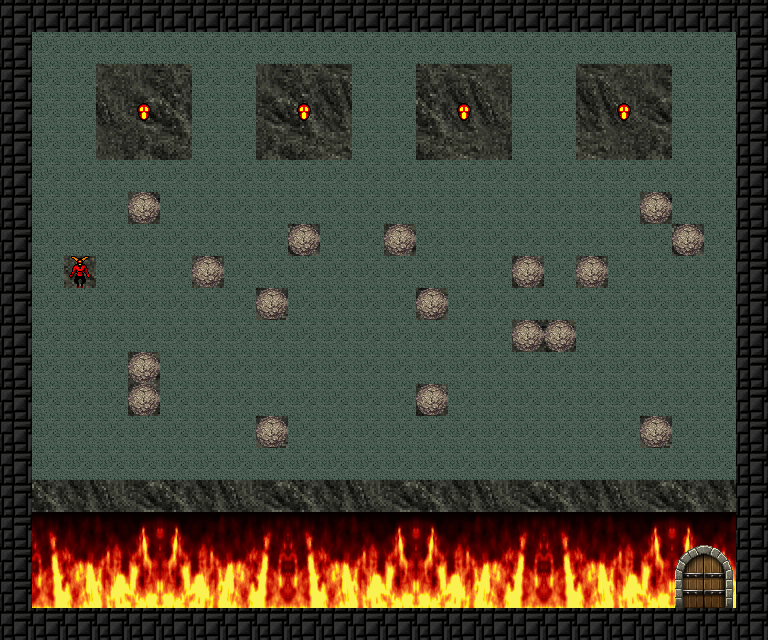

A 2D game scene composited from a Tiled map and its tileset images. What follows is a short description and the map's XML, with each tile layer's data collapsed to a summary:
An orthogonal 24x20 tile map with 32x32 px tiles, 8 tile layers (Background, BurningFlames, Gate, Walls, ...), 2 tilesets and 2 objects (Camera, WorldBoundingBox).

<map version="1.5" tiledversion="1.5.0" orientation="orthogonal" renderorder="right-down" compressionlevel="0" width="24" height="20" tilewidth="32" tileheight="32" infinite="0" nextlayerid="49" nextobjectid="2187">
 <editorsettings>
  <chunksize width="37" height="37" />
 </editorsettings>
 <properties>
  <property name="BACKGROUND_TEXTURE" value="background1" />
  <property name="FRAME_DURATION" type="float" value="0.6" />
  <property name="LEVEL_TIMEOUT" type="float" value="50" />
  <property name="LEVEL_TITLE" value="" />
  <property name="MAIN_CAMERA" type="object" value="2114" />
  <property name="MUSIC" value="game_music3" />
  <property name="PLAYER_START" type="object" value="0" />
  <property name="REQUIRED_DIAMOND" type="int" value="18" />
 </properties>
 <tileset firstgid="1" source="../tilesets/tileset.tsx" />
 <tileset firstgid="41" name="background" tilewidth="800" tileheight="600" tilecount="1" columns="1">
  <image source="../textures/GameBackground.png" width="800" height="600" />
 </tileset>
 <group id="45" name="Groupe 2">
  <group id="40" name="Groupe 1">
   <properties>
    <property name="OBJECT_REFERN" type="object" value="0" />
   </properties>
   <layer id="39" name="Background" width="24" height="20">
    <properties>
     <property name="DISPLACEMENT_RATIO_X" type="float" value="0.5" />
     <property name="DISPLACEMENT_RATIO_Y" type="float" value="0.5" />
     <property name="DYNAMIC_PARTICLES" type="bool" value="false" />
     <property name="DYNAMIC_VERTICES" type="bool" value="false" />
     <property name="HEIGHT_BITS_MODE" type="bool" value="true" />
    </properties>
    <data>[480 cells, 30 non-empty, 1 distinct tile ids]</data>
   </layer>
   <objectgroup id="26" name="Camera" visible="0">
    <properties>
     <property name="OBJECT_REFERENCE" type="object" value="1" />
    </properties>
    <object id="2114" name="Camera" type="Camera" x="21.3612" y="9.7297" width="540" height="303">
     <properties>
      <property name="CAMERA" type="bool" value="false" />
      <property name="CAMERA_COMPONENTS" value="MyAutoRecenterToPlayerCameraComponent" />
     </properties>
    </object>
    <object id="2185" name="World" type="WorldBoundingBox" x="3.84848" y="3.48488" width="760.543" height="632.424" />
   </objectgroup>
   <layer id="37" name="BurningFlames" width="24" height="20">
    <properties>
     <property name="DISPLACEMENT_RATIO_X" type="float" value="0.75" />
     <property name="DISPLACEMENT_RATIO_Y" type="float" value="1" />
     <property name="MATERIAL" value="BurningFlames" />
    </properties>
    <data>[480 cells, 6 non-empty, 1 distinct tile ids]</data>
   </layer>
   <layer id="47" name="Gate" width="24" height="20">
    <properties>
     <property name="COLLISION_MASK" value="Gate" />
    </properties>
    <data>[480 cells, 1 non-empty, 1 distinct tile ids]</data>
   </layer>
   <layer id="25" name="Walls" width="24" height="20">
    <properties>
     <property name="COLLISION_MASK" value="World" />
     <property name="DYNAMIC_PARTICLES" type="bool" value="true" />
     <property name="DYNAMIC_VERTICES" type="bool" value="true" />
     <property name="HEIGHT_BITS_MODE" type="bool" value="true" />
     <property name="PLAYER_COLLISIONS_ENABLED" type="bool" value="true" />
     <property name="TILE_FLAG_PROCESSORS" value="MyComputeNeighbourFlags, ComputePlatformerFlagProcessor" />
    </properties>
    <data>[480 cells, 84 non-empty, 1 distinct tile ids]</data>
   </layer>
   <layer id="46" name="GameObjects" width="24" height="20">
    <properties>
     <property name="COLLISION_MASK" value="World" />
     <property name="HEIGHT_BITS_MODE" type="bool" value="true" />
    </properties>
    <data>[480 cells, 275 non-empty, 3 distinct tile ids]</data>
   </layer>
   <layer id="38" name="Animated" width="24" height="20">
    <properties>
     <property name="COLLISION_MASK" value="World" />
     <property name="HEIGHT_BITS_MODE" type="bool" value="true" />
    </properties>
    <data>[480 cells, 0 non-empty, 0 distinct tile ids]</data>
   </layer>
   <layer id="27" name="PlayerAndCamera" width="24" height="20">
    <properties>
     <property name="COLLISION_MASK" value="Player,World" />
     <property name="HEIGHT_BITS_MODE" type="bool" value="true" />
     <property name="PLAYER_COLLISIONS_ENABLED" type="bool" value="true" />
    </properties>
    <data>[480 cells, 1 non-empty, 1 distinct tile ids]</data>
   </layer>
   <layer id="48" name="Smoke" width="24" height="20">
    <properties>
     <property name="HEIGHT_BITS_MODE" type="bool" value="true" />
    </properties>
    <data>[480 cells, 0 non-empty, 0 distinct tile ids]</data>
   </layer>
  </group>
 </group>
</map>
